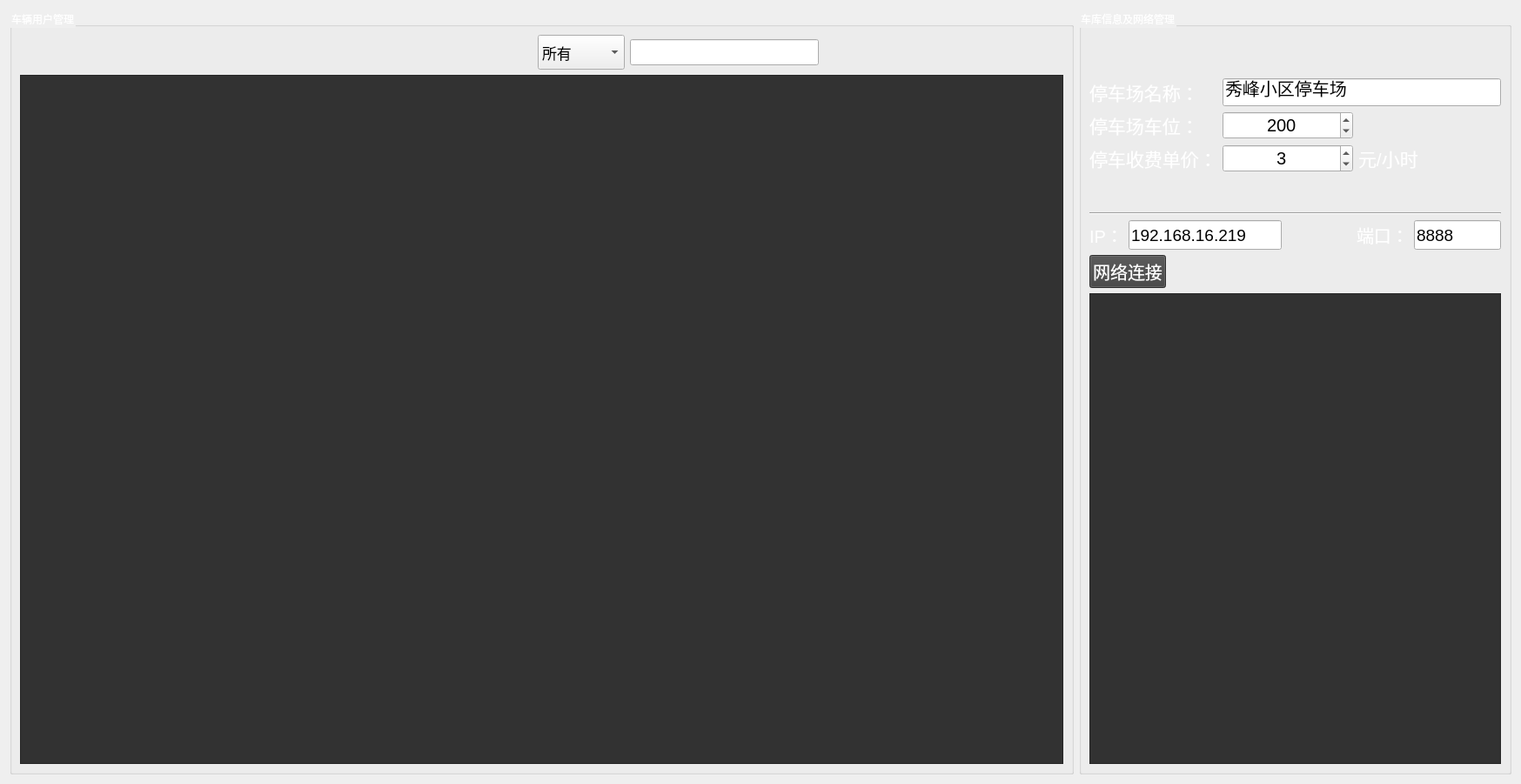
<?xml version="1.0" encoding="UTF-8"?>
<ui version="4.0">
 <class>zData</class>
 <widget class="QWidget" name="zData">
  <property name="geometry">
   <rect>
    <x>0</x>
    <y>0</y>
    <width>1748</width>
    <height>901</height>
   </rect>
  </property>
  <property name="windowTitle">
   <string>Form</string>
  </property>
  <property name="styleSheet">
   <string notr="true">QGroupBox{
color: rgb(255, 255, 255);
}

</string>
  </property>
  <layout class="QGridLayout" name="gridLayout_2">
   <item row="0" column="1">
    <widget class="QGroupBox" name="groupBox_2">
     <property name="sizePolicy">
      <sizepolicy hsizetype="Maximum" vsizetype="Preferred">
       <horstretch>0</horstretch>
       <verstretch>0</verstretch>
      </sizepolicy>
     </property>
     <property name="maximumSize">
      <size>
       <width>600</width>
       <height>16777215</height>
      </size>
     </property>
     <property name="styleSheet">
      <string notr="true">QPushButton{
	background-color: rgb(94, 94, 94);
color: rgb(255, 255, 255);
}
QLabel{
color: rgb(255, 255, 255);
}</string>
     </property>
     <property name="title">
      <string>车库信息及网络管理</string>
     </property>
     <layout class="QGridLayout" name="gridLayout_4">
      <item row="0" column="0">
       <spacer name="verticalSpacer_2">
        <property name="orientation">
         <enum>Qt::Vertical</enum>
        </property>
        <property name="sizeType">
         <enum>QSizePolicy::Fixed</enum>
        </property>
        <property name="sizeHint" stdset="0">
         <size>
          <width>20</width>
          <height>50</height>
         </size>
        </property>
       </spacer>
      </item>
      <item row="1" column="0">
       <layout class="QGridLayout" name="gridLayout">
        <item row="0" column="1">
         <widget class="QLineEdit" name="le_parkName">
          <property name="sizePolicy">
           <sizepolicy hsizetype="Maximum" vsizetype="Fixed">
            <horstretch>0</horstretch>
            <verstretch>0</verstretch>
           </sizepolicy>
          </property>
          <property name="minimumSize">
           <size>
            <width>320</width>
            <height>0</height>
           </size>
          </property>
          <property name="maximumSize">
           <size>
            <width>222</width>
            <height>16777215</height>
           </size>
          </property>
          <property name="font">
           <font>
            <pointsize>15</pointsize>
           </font>
          </property>
          <property name="text">
           <string>秀峰小区停车场</string>
          </property>
         </widget>
        </item>
        <item row="0" column="0">
         <widget class="QLabel" name="label">
          <property name="font">
           <font>
            <pointsize>16</pointsize>
           </font>
          </property>
          <property name="text">
           <string>停车场名称：</string>
          </property>
         </widget>
        </item>
        <item row="2" column="0">
         <widget class="QLabel" name="label_2">
          <property name="font">
           <font>
            <pointsize>16</pointsize>
           </font>
          </property>
          <property name="text">
           <string>停车收费单价：</string>
          </property>
         </widget>
        </item>
        <item row="2" column="1">
         <layout class="QHBoxLayout" name="horizontalLayout_4">
          <item>
           <widget class="QSpinBox" name="spinBox_price">
            <property name="sizePolicy">
             <sizepolicy hsizetype="Maximum" vsizetype="Fixed">
              <horstretch>0</horstretch>
              <verstretch>0</verstretch>
             </sizepolicy>
            </property>
            <property name="maximumSize">
             <size>
              <width>150</width>
              <height>16777215</height>
             </size>
            </property>
            <property name="font">
             <font>
              <pointsize>15</pointsize>
             </font>
            </property>
            <property name="mouseTracking">
             <bool>true</bool>
            </property>
            <property name="acceptDrops">
             <bool>true</bool>
            </property>
            <property name="alignment">
             <set>Qt::AlignCenter</set>
            </property>
            <property name="maximum">
             <number>9999</number>
            </property>
            <property name="value">
             <number>3</number>
            </property>
           </widget>
          </item>
          <item>
           <widget class="QLabel" name="label_6">
            <property name="font">
             <font>
              <pointsize>16</pointsize>
             </font>
            </property>
            <property name="text">
             <string>元/小时</string>
            </property>
           </widget>
          </item>
         </layout>
        </item>
        <item row="1" column="0">
         <widget class="QLabel" name="label_3">
          <property name="font">
           <font>
            <pointsize>16</pointsize>
           </font>
          </property>
          <property name="text">
           <string>停车场车位：</string>
          </property>
         </widget>
        </item>
        <item row="1" column="1">
         <widget class="QSpinBox" name="spinBox_stallNumber">
          <property name="sizePolicy">
           <sizepolicy hsizetype="Maximum" vsizetype="Fixed">
            <horstretch>0</horstretch>
            <verstretch>0</verstretch>
           </sizepolicy>
          </property>
          <property name="maximumSize">
           <size>
            <width>150</width>
            <height>16777215</height>
           </size>
          </property>
          <property name="font">
           <font>
            <pointsize>15</pointsize>
           </font>
          </property>
          <property name="mouseTracking">
           <bool>true</bool>
          </property>
          <property name="acceptDrops">
           <bool>true</bool>
          </property>
          <property name="alignment">
           <set>Qt::AlignCenter</set>
          </property>
          <property name="maximum">
           <number>9999</number>
          </property>
          <property name="value">
           <number>200</number>
          </property>
         </widget>
        </item>
       </layout>
      </item>
      <item row="2" column="0">
       <spacer name="verticalSpacer_3">
        <property name="orientation">
         <enum>Qt::Vertical</enum>
        </property>
        <property name="sizeType">
         <enum>QSizePolicy::Fixed</enum>
        </property>
        <property name="sizeHint" stdset="0">
         <size>
          <width>20</width>
          <height>40</height>
         </size>
        </property>
       </spacer>
      </item>
      <item row="3" column="0">
       <widget class="Line" name="line">
        <property name="orientation">
         <enum>Qt::Horizontal</enum>
        </property>
       </widget>
      </item>
      <item row="4" column="0">
       <layout class="QHBoxLayout" name="horizontalLayout_3">
        <item>
         <widget class="QLabel" name="label_4">
          <property name="font">
           <font>
            <pointsize>15</pointsize>
           </font>
          </property>
          <property name="text">
           <string>IP：</string>
          </property>
         </widget>
        </item>
        <item>
         <widget class="QLineEdit" name="lineEdit_ip">
          <property name="sizePolicy">
           <sizepolicy hsizetype="Maximum" vsizetype="Preferred">
            <horstretch>0</horstretch>
            <verstretch>0</verstretch>
           </sizepolicy>
          </property>
          <property name="minimumSize">
           <size>
            <width>0</width>
            <height>34</height>
           </size>
          </property>
          <property name="maximumSize">
           <size>
            <width>180</width>
            <height>16777214</height>
           </size>
          </property>
          <property name="font">
           <font>
            <pointsize>14</pointsize>
           </font>
          </property>
          <property name="styleSheet">
           <string notr="true"/>
          </property>
          <property name="text">
           <string>192.168.16.219</string>
          </property>
         </widget>
        </item>
        <item>
         <spacer name="horizontalSpacer_3">
          <property name="orientation">
           <enum>Qt::Horizontal</enum>
          </property>
          <property name="sizeHint" stdset="0">
           <size>
            <width>40</width>
            <height>20</height>
           </size>
          </property>
         </spacer>
        </item>
        <item>
         <widget class="QLabel" name="label_5">
          <property name="font">
           <font>
            <pointsize>15</pointsize>
           </font>
          </property>
          <property name="text">
           <string>端口：</string>
          </property>
         </widget>
        </item>
        <item>
         <widget class="QLineEdit" name="lineEdit_port">
          <property name="sizePolicy">
           <sizepolicy hsizetype="Maximum" vsizetype="Preferred">
            <horstretch>0</horstretch>
            <verstretch>0</verstretch>
           </sizepolicy>
          </property>
          <property name="maximumSize">
           <size>
            <width>100</width>
            <height>16777215</height>
           </size>
          </property>
          <property name="font">
           <font>
            <pointsize>14</pointsize>
           </font>
          </property>
          <property name="styleSheet">
           <string notr="true"/>
          </property>
          <property name="text">
           <string>8888</string>
          </property>
         </widget>
        </item>
       </layout>
      </item>
      <item row="5" column="0">
       <layout class="QHBoxLayout" name="horizontalLayout_2">
        <item>
         <widget class="QPushButton" name="pbtn_connect">
          <property name="sizePolicy">
           <sizepolicy hsizetype="Minimum" vsizetype="Preferred">
            <horstretch>0</horstretch>
            <verstretch>0</verstretch>
           </sizepolicy>
          </property>
          <property name="font">
           <font>
            <pointsize>15</pointsize>
           </font>
          </property>
          <property name="mouseTracking">
           <bool>false</bool>
          </property>
          <property name="contextMenuPolicy">
           <enum>Qt::DefaultContextMenu</enum>
          </property>
          <property name="styleSheet">
           <string notr="true">background-color: rgb(65, 65, 65);
color: rgb(255, 255, 255);</string>
          </property>
          <property name="text">
           <string>网络连接</string>
          </property>
          <property name="icon">
           <iconset resource="../pic.qrc">
            <normaloff>:/pic/netwark_white.png</normaloff>:/pic/netwark_white.png</iconset>
          </property>
          <property name="iconSize">
           <size>
            <width>50</width>
            <height>50</height>
           </size>
          </property>
          <property name="flat">
           <bool>false</bool>
          </property>
         </widget>
        </item>
        <item>
         <spacer name="horizontalSpacer_2">
          <property name="orientation">
           <enum>Qt::Horizontal</enum>
          </property>
          <property name="sizeHint" stdset="0">
           <size>
            <width>40</width>
            <height>20</height>
           </size>
          </property>
         </spacer>
        </item>
       </layout>
      </item>
      <item row="6" column="0">
       <widget class="QTextEdit" name="textEdit">
        <property name="font">
         <font>
          <pointsize>15</pointsize>
         </font>
        </property>
        <property name="styleSheet">
         <string notr="true">background-color: rgb(50, 50, 50);
color: rgb(255, 255, 255);</string>
        </property>
        <property name="readOnly">
         <bool>true</bool>
        </property>
       </widget>
      </item>
     </layout>
    </widget>
   </item>
   <item row="0" column="0">
    <widget class="QGroupBox" name="groupBox">
     <property name="title">
      <string>车辆用户管理</string>
     </property>
     <layout class="QGridLayout" name="gridLayout_3">
      <item row="0" column="0">
       <layout class="QHBoxLayout" name="horizontalLayout">
        <item>
         <widget class="QPushButton" name="btnAddCarUser">
          <property name="font">
           <font>
            <pointsize>14</pointsize>
           </font>
          </property>
          <property name="toolTip">
           <string>新增</string>
          </property>
          <property name="text">
           <string/>
          </property>
          <property name="icon">
           <iconset resource="../pic.qrc">
            <normaloff>:/pic/add.png</normaloff>:/pic/add.png</iconset>
          </property>
          <property name="iconSize">
           <size>
            <width>40</width>
            <height>40</height>
           </size>
          </property>
          <property name="autoDefault">
           <bool>true</bool>
          </property>
          <property name="default">
           <bool>true</bool>
          </property>
          <property name="flat">
           <bool>true</bool>
          </property>
         </widget>
        </item>
        <item>
         <widget class="QPushButton" name="btnDeleteCarUser">
          <property name="font">
           <font>
            <pointsize>14</pointsize>
           </font>
          </property>
          <property name="toolTip">
           <string>删除</string>
          </property>
          <property name="text">
           <string/>
          </property>
          <property name="icon">
           <iconset resource="../pic.qrc">
            <normaloff>:/pic/delete.png</normaloff>:/pic/delete.png</iconset>
          </property>
          <property name="iconSize">
           <size>
            <width>40</width>
            <height>40</height>
           </size>
          </property>
          <property name="autoDefault">
           <bool>true</bool>
          </property>
          <property name="default">
           <bool>true</bool>
          </property>
          <property name="flat">
           <bool>true</bool>
          </property>
         </widget>
        </item>
        <item>
         <widget class="QPushButton" name="btnModifyCarUser">
          <property name="font">
           <font>
            <pointsize>14</pointsize>
           </font>
          </property>
          <property name="toolTip">
           <string>编辑</string>
          </property>
          <property name="text">
           <string/>
          </property>
          <property name="icon">
           <iconset resource="../pic.qrc">
            <normaloff>:/pic/change.png</normaloff>:/pic/change.png</iconset>
          </property>
          <property name="iconSize">
           <size>
            <width>35</width>
            <height>35</height>
           </size>
          </property>
          <property name="autoDefault">
           <bool>true</bool>
          </property>
          <property name="default">
           <bool>true</bool>
          </property>
          <property name="flat">
           <bool>true</bool>
          </property>
         </widget>
        </item>
        <item>
         <spacer name="horizontalSpacer_4">
          <property name="orientation">
           <enum>Qt::Horizontal</enum>
          </property>
          <property name="sizeType">
           <enum>QSizePolicy::Fixed</enum>
          </property>
          <property name="sizeHint" stdset="0">
           <size>
            <width>400</width>
            <height>20</height>
           </size>
          </property>
         </spacer>
        </item>
        <item>
         <widget class="QComboBox" name="comboBox">
          <property name="minimumSize">
           <size>
            <width>100</width>
            <height>40</height>
           </size>
          </property>
          <property name="font">
           <font>
            <pointsize>13</pointsize>
           </font>
          </property>
          <property name="layoutDirection">
           <enum>Qt::LeftToRight</enum>
          </property>
          <property name="styleSheet">
           <string notr="true"/>
          </property>
          <item>
           <property name="text">
            <string>所有</string>
           </property>
          </item>
          <item>
           <property name="text">
            <string>车牌号</string>
           </property>
          </item>
          <item>
           <property name="text">
            <string>电话号码</string>
           </property>
          </item>
         </widget>
        </item>
        <item>
         <widget class="QLineEdit" name="lineEdit_FindText">
          <property name="minimumSize">
           <size>
            <width>0</width>
            <height>30</height>
           </size>
          </property>
          <property name="font">
           <font>
            <pointsize>13</pointsize>
           </font>
          </property>
         </widget>
        </item>
        <item>
         <widget class="QPushButton" name="btnFindCarUser">
          <property name="font">
           <font>
            <pointsize>14</pointsize>
           </font>
          </property>
          <property name="toolTip">
           <string>查询</string>
          </property>
          <property name="text">
           <string/>
          </property>
          <property name="icon">
           <iconset resource="../pic.qrc">
            <normaloff>:/pic/find.png</normaloff>:/pic/find.png</iconset>
          </property>
          <property name="iconSize">
           <size>
            <width>40</width>
            <height>40</height>
           </size>
          </property>
          <property name="autoRepeat">
           <bool>false</bool>
          </property>
          <property name="autoExclusive">
           <bool>false</bool>
          </property>
          <property name="autoDefault">
           <bool>true</bool>
          </property>
          <property name="default">
           <bool>true</bool>
          </property>
          <property name="flat">
           <bool>true</bool>
          </property>
         </widget>
        </item>
        <item>
         <spacer name="horizontalSpacer">
          <property name="orientation">
           <enum>Qt::Horizontal</enum>
          </property>
          <property name="sizeHint" stdset="0">
           <size>
            <width>40</width>
            <height>20</height>
           </size>
          </property>
         </spacer>
        </item>
       </layout>
      </item>
      <item row="1" column="0">
       <widget class="QTableView" name="tableView">
        <property name="font">
         <font>
          <pointsize>13</pointsize>
         </font>
        </property>
        <property name="styleSheet">
         <string notr="true">background-color: rgb(50, 50, 50);</string>
        </property>
       </widget>
      </item>
     </layout>
    </widget>
   </item>
  </layout>
 </widget>
 <resources>
  <include location="../pic.qrc"/>
 </resources>
 <connections/>
</ui>
